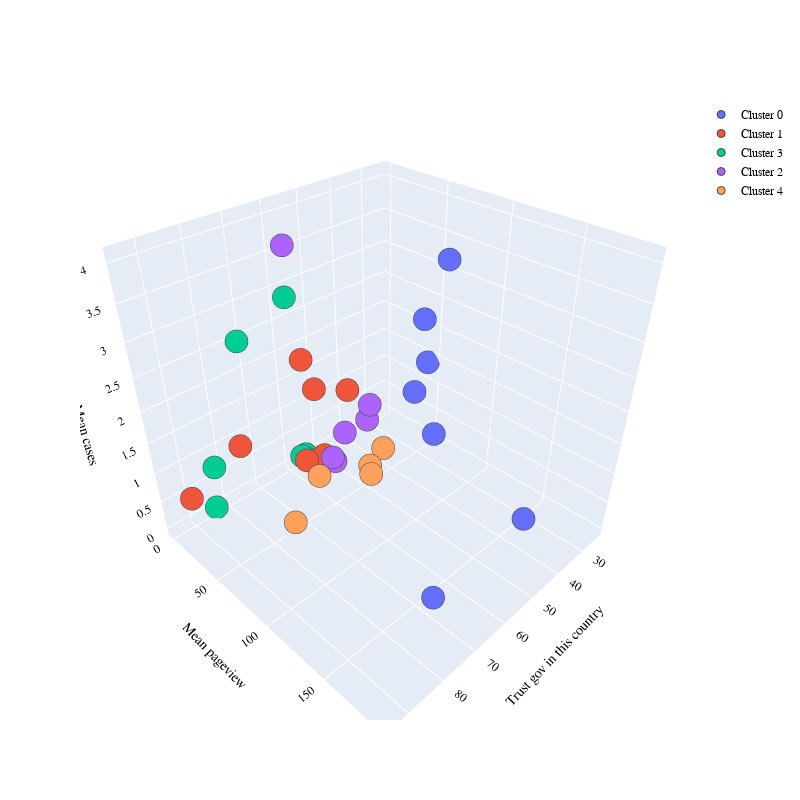

Notebook code for this chart:
### Code cell
PLOT = go.Figure()

for C in list(df_clustering_MeanP_MeanC_P.cluster.unique()):
    
    PLOT.add_trace(go.Scatter3d(x = df_clustering_MeanP_MeanC_P[df_clustering_MeanP_MeanC_P.cluster == C]["Trust the national government in this country"],
                                y = df_clustering_MeanP_MeanC_P[df_clustering_MeanP_MeanC_P.cluster == C]['Mean pageview'],
                                z = df_clustering_MeanP_MeanC_P[df_clustering_MeanP_MeanC_P.cluster == C]['Mean cases'],
                                mode = 'markers', marker_size = 8, marker_line_width = 1,
                                name = 'Cluster ' + str(C)))
PLOT.update_layout(width = 800, height = 800, autosize = True, showlegend = True,
                   scene = dict(xaxis=dict(title = 'Trust gov in this country', titlefont_color = 'black'),
                                yaxis=dict(title = 'Mean pageview', titlefont_color = 'black'),
                                zaxis=dict(title = 'Mean cases', titlefont_color = 'black')),
                   font = dict(family = "Gilroy", color  = 'black', size = 12))

### Figure 1 — Plotly figure (JSON) as saved in the notebook; plotly's stock layout.template omitted (floating-point values rounded to 4 significant figures)
{"data": [{"marker": {"line": {"width": 1}, "size": 8}, "mode": "markers", "name": "Cluster 0", "type": "scatter3d", "x": [52.3, 47, 51.1, 45.8, 82, 33.6, 24.3], "y": [100.9, 94.26, 119.6, 175.3, 190.3, 74.17, 43.91], "z": [2.173, 3.031, 4.057, 0.8069, 1.307, 0.6279, 1.376]}, {"marker": {"line": {"width": 1}, "size": 8}, "mode": "markers", "name": "Cluster 1", "type": "scatter3d", "x": [41.4, 94.3, 57.6, 57, 54.9, 79.3, 52.8], "y": [7.935, 24.67, 11.1, 10.42, 15.17, 20.97, 15.41], "z": [0.9683, 0.8946, 0.1444, 1.929, 1.426, 1.232, 0.144]}, {"marker": {"line": {"width": 1}, "size": 8}, "mode": "markers", "name": "Cluster 3", "type": "scatter3d", "x": [83, 83.8, 57.6, 72.2, 57.6, 55.6, 54.8], "y": [1.996, 0.06411, 5.728, 1.661, 0.2136, 3.052, 0.4015], "z": [0.7516, 0.007445, 0.1634, 2.509, 2.834, 0.02476, 0.04623]}, {"marker": {"line": {"width": 1}, "size": 8}, "mode": "markers", "name": "Cluster 2", "type": "scatter3d", "x": [42, 64.7, 55.1, 53.5, 48.1, 40.4], "y": [30.06, 28.48, 32.1, 29.62, 24.08, 28.45], "z": [0.6613, 3.877, 0.3757, 0.2187, 0.5341, 0.8781]}, {"marker": {"line": {"width": 1}, "size": 8}, "mode": "markers", "name": "Cluster 4", "type": "scatter3d", "x": [40.7, 80.7, 48.6, 49.5, 78.5], "y": [42.88, 77.45, 51.36, 54.96, 95.82], "z": [0.2179, 0.7033, 0.2406, 0.1495, 1.638]}], "layout": {"autosize": true, "font": {"color": "black", "family": "Gilroy", "size": 12}, "height": 800, "scene": {"xaxis": {"title": {"font": {"color": "black"}, "text": "Trust gov in this country"}}, "yaxis": {"title": {"font": {"color": "black"}, "text": "Mean pageview"}}, "zaxis": {"title": {"font": {"color": "black"}, "text": "Mean cases"}}}, "showlegend": true, "width": 800}}
